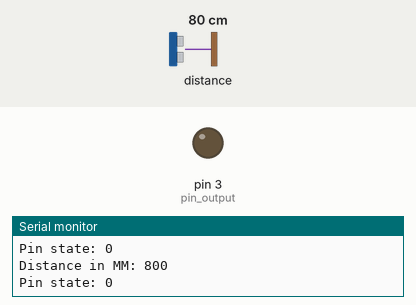
The sketch below on a simulated Arduino Uno, built with avr-gcc and run on an emulated ATmega328P. On the bench: output pins drawn as LEDs (lit = HIGH), the last lines printed to the serial monitor. Inputs (shaded band) come from the test bench; at power-on: distance to the obstacle 80 cm.

Above: at 1.2 s.
1.3 s: distance to the obstacle set to 94 cm
2.8 s: distance to the obstacle set to 104 cm
At 3.4 s:
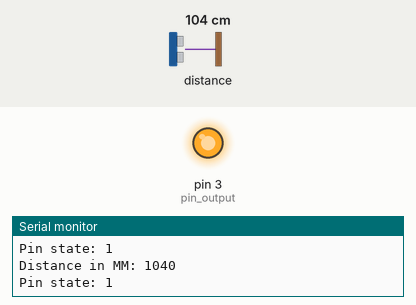
4.3 s: distance to the obstacle set to 2 cm
At 5.1 s:
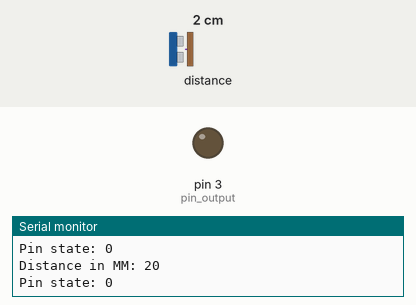
5.8 s: distance to the obstacle set to 120 cm
At 6.7 s:
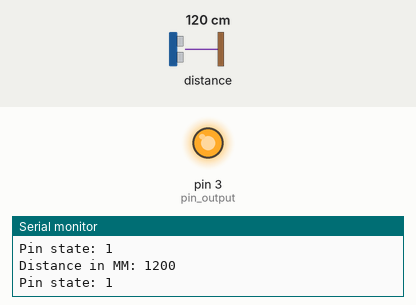
Timing chart, 0 to 8.3 s (numbered marks = the images above; inputs shaded):
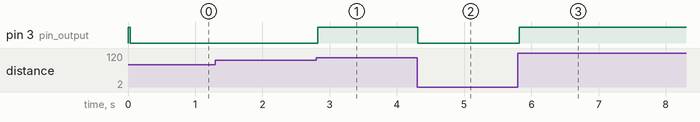

Measured:
- the behaviour switches between 99 and 100 cm on distance to the obstacle (found by bisection; images 0 and 1)
- after the input at 2.8 s, pin 3 (pin_output): LOW → HIGH at once
- after the input at 4.3 s, pin 3 (pin_output): HIGH → LOW at once
- after the input at 5.8 s, pin 3 (pin_output): LOW → HIGH at once

The sketch:

StartLightGateTestCode.ino
```cpp
#include <Wire.h>
#include <VL53L1X.h>

VL53L1X Distance_Sensor;

uint8_t pin_output = 3;

void setup()
{
  Serial.begin(115200);
  Wire.begin();
  Wire.setClock(400000); // use 400 kHz I2C

  Distance_Sensor.setTimeout(500);
  if (!Distance_Sensor.init())
  {
    Serial.println("Failed to detect and initialize sensor!");
    while (1);
  }

  Distance_Sensor.setDistanceMode(VL53L1X::Long);
  Distance_Sensor.setMeasurementTimingBudget(50000);
  Distance_Sensor.startContinuous(50);

  pinMode(pin_output, OUTPUT);
  digitalWrite(pin_output, HIGH);
}

void loop()
{
  Distance_Sensor.read();
  Serial.print("Distance in MM: ");
  Serial.println(Distance_Sensor.ranging_data.range_mm);
  Serial.print("Pin state: ");
  Serial.println(digitalRead(pin_output));
  digitalWrite(pin_output, Distance_Sensor.ranging_data.range_mm < 1000 ? LOW : HIGH);
}
```
